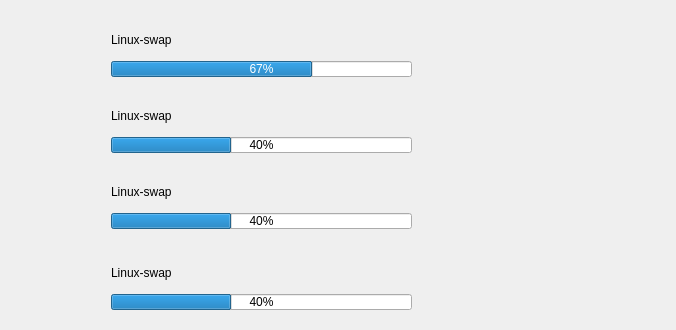
         <widget class="QWidget" name="scrollAreaWidgetContents_15">
          <property name="geometry">
           <rect>
            <x>0</x>
            <y>0</y>
            <width>676</width>
            <height>326</height>
           </rect>
          </property>
          <layout class="QGridLayout" name="gridLayout">
           <item row="2" column="0">
            <widget class="QWidget" name="disk_3" native="true">
             <property name="minimumSize">
              <size>
               <width>0</width>
               <height>70</height>
              </size>
             </property>
             <property name="maximumSize">
              <size>
               <width>16777215</width>
               <height>70</height>
              </size>
             </property>
             <property name="styleSheet">
              <string notr="true"/>
             </property>
             <widget class="QLabel" name="label_212">
              <property name="geometry">
               <rect>
                <x>10</x>
                <y>30</y>
                <width>60</width>
                <height>40</height>
               </rect>
              </property>
              <property name="text">
               <string/>
              </property>
              <property name="pixmap">
               <pixmap>icon/hard_disk.png</pixmap>
              </property>
              <property name="scaledContents">
               <bool>true</bool>
              </property>
             </widget>
             <widget class="QProgressBar" name="progressBar_29">
              <property name="geometry">
               <rect>
                <x>100</x>
                <y>50</y>
                <width>301</width>
                <height>16</height>
               </rect>
              </property>
              <property name="font">
               <font>
                <pointsize>9</pointsize>
               </font>
              </property>
              <property name="value">
               <number>40</number>
              </property>
             </widget>
             <widget class="QLabel" name="disk_name_03">
              <property name="geometry">
               <rect>
                <x>100</x>
                <y>20</y>
                <width>301</width>
                <height>17</height>
               </rect>
              </property>
              <property name="text">
               <string>Linux-swap</string>
              </property>
             </widget>
            </widget>
           </item>
           <item row="0" column="0">
            <widget class="QWidget" name="disk_1" native="true">
             <property name="minimumSize">
              <size>
               <width>0</width>
               <height>70</height>
              </size>
             </property>
             <property name="maximumSize">
              <size>
               <width>16777215</width>
               <height>80</height>
              </size>
             </property>
             <property name="sizeIncrement">
              <size>
               <width>0</width>
               <height>500</height>
              </size>
             </property>
             <property name="styleSheet">
              <string notr="true"/>
             </property>
             <widget class="QLabel" name="label_6">
              <property name="geometry">
               <rect>
                <x>10</x>
                <y>30</y>
                <width>60</width>
                <height>40</height>
               </rect>
              </property>
              <property name="text">
               <string/>
              </property>
              <property name="pixmap">
               <pixmap>icon/hard_disk.png</pixmap>
              </property>
              <property name="scaledContents">
               <bool>true</bool>
              </property>
             </widget>
             <widget class="QProgressBar" name="progressBar_31">
              <property name="geometry">
               <rect>
                <x>100</x>
                <y>50</y>
                <width>301</width>
                <height>16</height>
               </rect>
              </property>
              <property name="font">
               <font>
                <pointsize>9</pointsize>
               </font>
              </property>
              <property name="value">
               <number>67</number>
              </property>
             </widget>
             <widget class="QLabel" name="disk_name_01">
              <property name="geometry">
               <rect>
                <x>100</x>
                <y>20</y>
                <width>301</width>
                <height>17</height>
               </rect>
              </property>
              <property name="text">
               <string>Linux-swap</string>
              </property>
             </widget>
            </widget>
           </item>
           <item row="3" column="0">
            <widget class="QWidget" name="disk_4" native="true">
             <property name="minimumSize">
              <size>
               <width>0</width>
               <height>80</height>
              </size>
             </property>
             <property name="maximumSize">
              <size>
               <width>16777215</width>
               <height>70</height>
              </size>
             </property>
             <property name="styleSheet">
              <string notr="true"/>
             </property>
             <widget class="QLabel" name="label_58">
              <property name="geometry">
               <rect>
                <x>10</x>
                <y>30</y>
                <width>60</width>
                <height>40</height>
               </rect>
              </property>
              <property name="text">
               <string/>
              </property>
              <property name="pixmap">
               <pixmap>icon/hard_disk.png</pixmap>
              </property>
              <property name="scaledContents">
               <bool>true</bool>
              </property>
             </widget>
             <widget class="QProgressBar" name="progressBar_28">
              <property name="geometry">
               <rect>
                <x>100</x>
                <y>50</y>
                <width>301</width>
                <height>16</height>
               </rect>
              </property>
              <property name="font">
               <font>
                <pointsize>9</pointsize>
               </font>
              </property>
              <property name="value">
               <number>40</number>
              </property>
             </widget>
             <widget class="QLabel" name="disk_nam_04">
              <property name="geometry">
               <rect>
                <x>100</x>
                <y>20</y>
                <width>301</width>
                <height>17</height>
               </rect>
              </property>
              <property name="text">
               <string>Linux-swap</string>
              </property>
             </widget>
            </widget>
           </item>
           <item row="1" column="0">
            <widget class="QWidget" name="disk_2" native="true">
             <property name="minimumSize">
              <size>
               <width>0</width>
               <height>70</height>
              </size>
             </property>
             <property name="maximumSize">
              <size>
               <width>16777215</width>
               <height>70</height>
              </size>
             </property>
             <property name="styleSheet">
              <string notr="true"/>
             </property>
             <widget class="QLabel" name="label_238">
              <property name="geometry">
               <rect>
                <x>10</x>
                <y>30</y>
                <width>60</width>
                <height>40</height>
               </rect>
              </property>
              <property name="text">
               <string/>
              </property>
              <property name="pixmap">
               <pixmap>icon/hard_disk.png</pixmap>
              </property>
              <property name="scaledContents">
               <bool>true</bool>
              </property>
             </widget>
             <widget class="QProgressBar" name="progressBar_36">
              <property name="geometry">
               <rect>
                <x>100</x>
                <y>50</y>
                <width>301</width>
                <height>16</height>
               </rect>
              </property>
              <property name="font">
               <font>
                <pointsize>9</pointsize>
               </font>
              </property>
              <property name="value">
               <number>40</number>
              </property>
             </widget>
             <widget class="QLabel" name="disk_name_222">
              <property name="geometry">
               <rect>
                <x>100</x>
                <y>20</y>
                <width>301</width>
                <height>17</height>
               </rect>
              </property>
              <property name="text">
               <string>Linux-swap</string>
              </property>
             </widget>
            </widget>
           </item>
          </layout>
         </widget>
